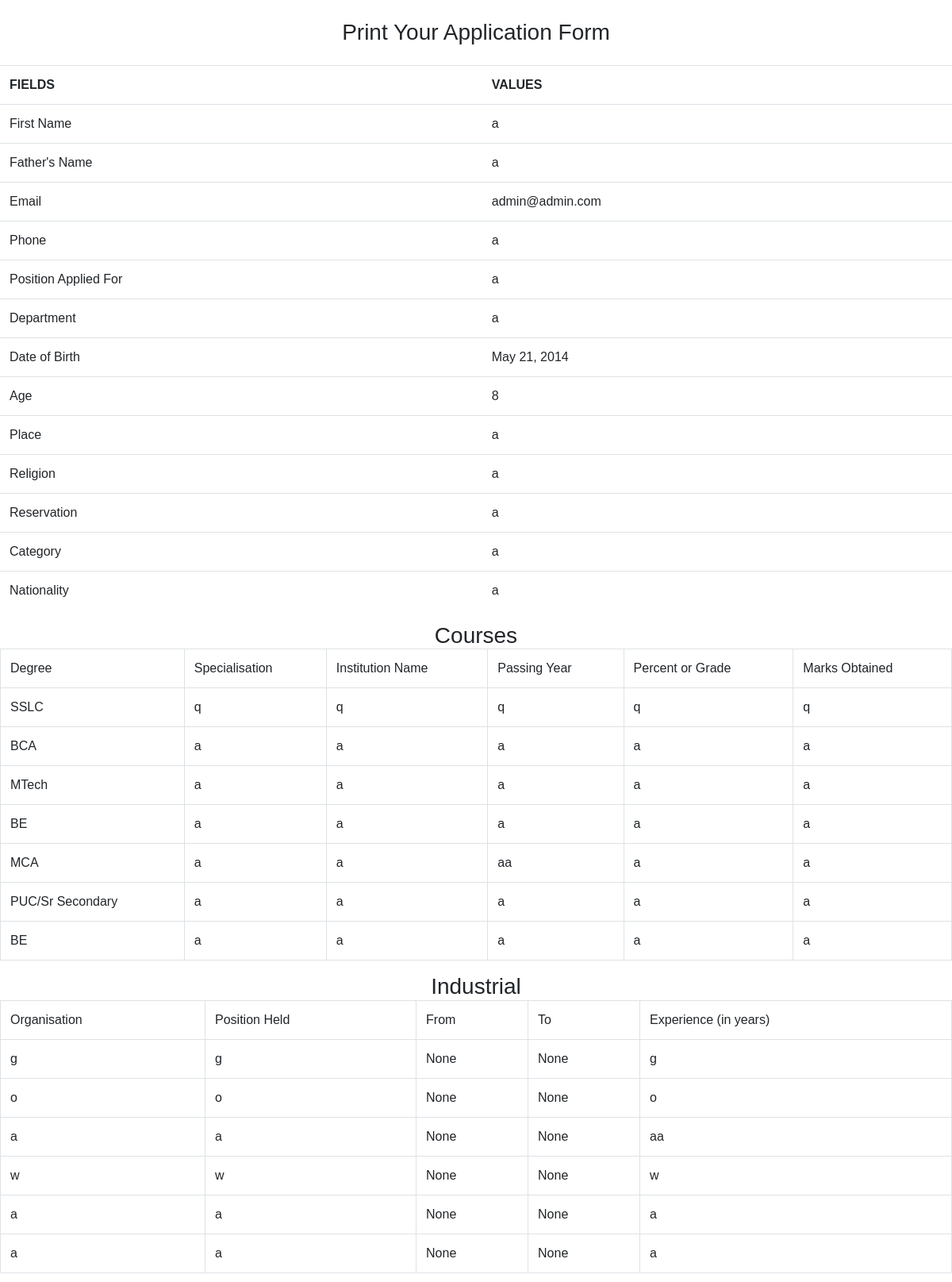
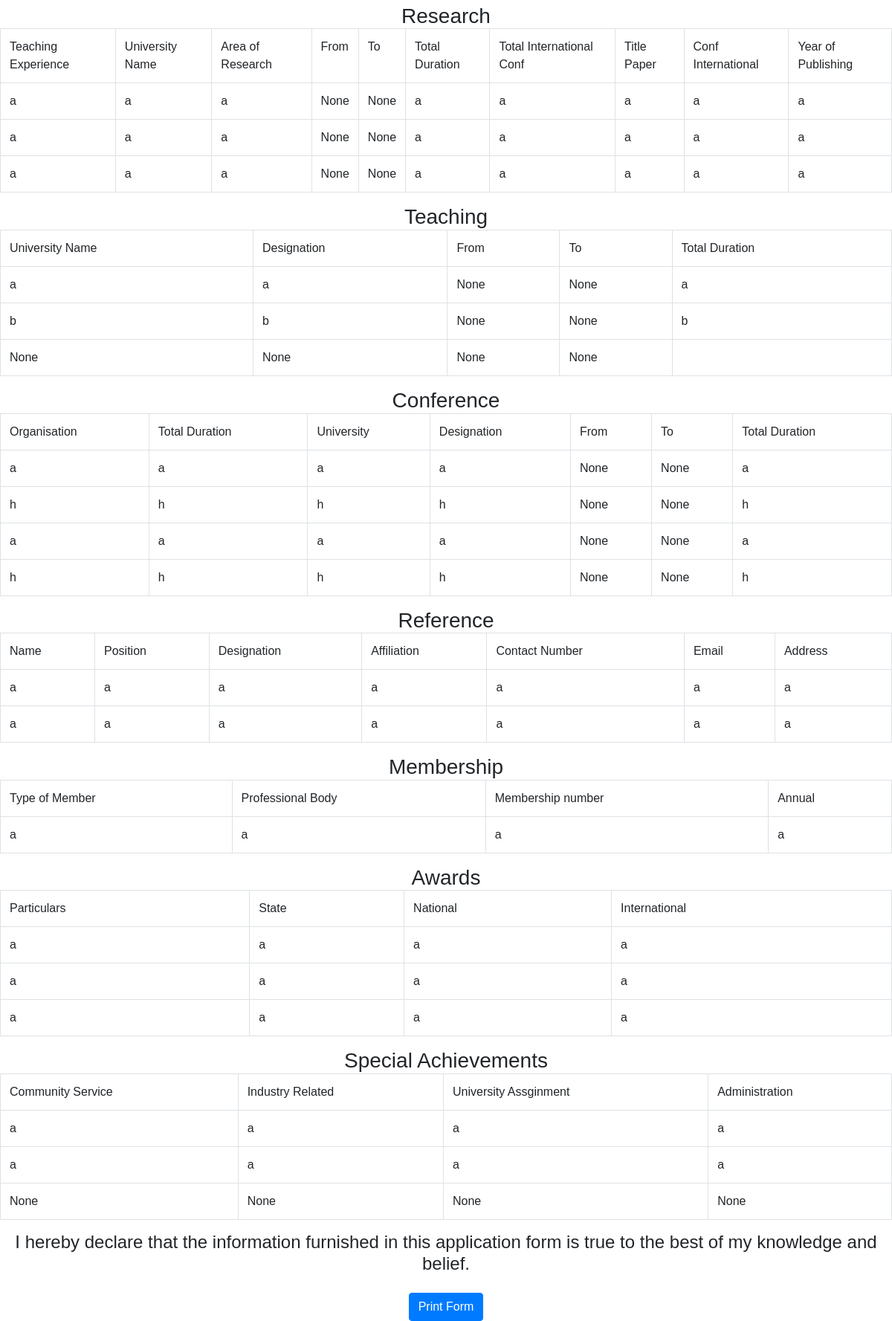
Page /print/ (signed in) on the committed database (2 pictures, top to bottom).
### main/models.py (models this page shows, shortened)
class User(AbstractUser):
	image = models.FileField(upload_to='uploads/', blank=True,null=True)
	email = models.EmailField('email address', unique=True)
	phone = models.CharField("Phone", max_length=15, null=True, blank=True)
	position = models.CharField(max_length=20, null=True, blank=True)
	department = models.CharField(max_length=50, null=True, blank=True)
	fathers_name = models.CharField(max_length=50, null=True, blank=True)
	address = models.CharField(max_length=50, null=True, blank=True)
	permanent_address = models.CharField(max_length=50, null=True, blank=True)
	date_of_birth = models.DateField(max_length=8, null=True, blank=True)
	age = models.IntegerField(null=True, blank=True)
	place = models.CharField(max_length=50, null=True, blank=True)
	religion = models.CharField(max_length=50, null=True, blank=True)
	reservation = models.CharField(max_length=50, null=True, blank=True)
	category = models.CharField(max_length=50, null=True, blank=True)
	nationality = models.CharField(max_length=50, null=True, blank=True)
	family_members = models.IntegerField(default=0)
	kannada_speak = models.BooleanField(default=False)
	kannada_read = models.BooleanField(default=False)
	kannada_write = models.BooleanField(default=False)
	english_speak = models.BooleanField(default=False)
	english_read = models.BooleanField(default=False)
	english_write = models.BooleanField(default=False)
	hindi_speak = models.BooleanField(default=False)
	hindi_read = models.BooleanField(default=False)
	hindi_write = models.BooleanField(default=False)
	grade = models.CharField("grade", max_length=50, null=True, blank=True)
	no_member = models.CharField("members", max_length=50, null=True, blank=True)
	year_selection = models.CharField("year selection", max_length=50, null=True, blank=True)
	neft = models.CharField("NEFT", max_length=50, null=True, blank=True)
	uti = models.CharField("UTR", max_length=35, null=True, blank=True)
	Date = models.DateField(max_length=8, null=True, blank=True)
	Amount = models.CharField("Amount", max_length=35, null=True, blank=True, default='500')
	Bank = models.CharField("Bank", max_length=35, null=True, blank=True)
	Branch = models.CharField("Branch", max_length=35, null=True, blank=True)
	ifsc = models.CharField("IFSC", max_length=10, null=True, blank=True)
	USERNAME_FIELD = 'email'
	REQUIRED_FIELDS = ['username']

class Course(models.Model):
	Applicant = models.ForeignKey("User", on_delete=models.CASCADE)
	Degree = models.ForeignKey("Degree", on_delete=models.CASCADE)
	Specialisation = models.CharField(max_length=50, null=False, blank=False)
	Institution_Name = models.CharField(max_length=50, null=False, blank=False)
	Passing_Year = models.CharField(max_length=5, null=False, blank=False)
	Percent_or_grade = models.CharField(max_length=5, null=False, blank=False)
	maximum_marks_or_grade = models.CharField(max_length=5, null=False, blank=False)
	file_upload = models.FileField(upload_to='uploads/')

class Degree(models.Model):
	name = models.CharField(max_length=50, null=False, blank=False)
	def __str__(self):
		return self.name

class IndustrialExperience(models.Model):
	faculty = models.ForeignKey("User", on_delete=models.CASCADE)
	organisation = models.CharField("organisation", max_length=50, null=False, blank=False)
	position_held = models.CharField("position held", max_length=50, null=False, blank=False)
	from_date = models.DateField(max_length=8, null=True, blank=True)
	to_date = models.DateField(max_length=8, null=True, blank=True)
	experience_years = models.CharField("experience years", max_length=50, null=False, blank=False)

class Research(models.Model):
	faculty = models.ForeignKey("User", on_delete=models.CASCADE)
	total_experience = models.CharField(max_length=50, null=False, blank=False)
	university_name = models.CharField(max_length=50, null=False, blank=False)
	area_reasearch = models.CharField(max_length=50, null=False, blank=False)
	from_date = models.DateField(max_length=8, null=True, blank=True)
	to_date = models.DateField(max_length=8, null=True, blank=True)
	total_duration = models.CharField(max_length=50, null=False, blank=False)
	total_internationalConf = models.CharField(max_length=50, null=False, blank=False)
	title_paper = models.CharField(max_length=50, null=False, blank=False)
	conf_International = models.CharField(max_length=50, null=False, blank=False)
	year_month_pub = models.CharField(max_length=50, null=False, blank=False)

class TeachingExperience(models.Model):
	faculty = models.ForeignKey("User", on_delete=models.CASCADE)
	university_name = models.CharField(max_length=50, null=True, blank=False)
	designation = models.CharField(max_length=50, null=True, blank=False)
	from_date = models.DateField(max_length=8, null=True, blank=True)
	to_date = models.DateField(max_length=8, null=True, blank=True)
	total_duration = models.CharField("total duration", max_length=50, null=False, blank=False)

class Conference(models.Model):
	faculty = models.ForeignKey("User", on_delete=models.CASCADE)
	conf_conducted_org = models.CharField("organisation", max_length=50, null=False, blank=False)
	total_experience = models.CharField("experience", max_length=50, null=False, blank=False)
	university = models.CharField("university", max_length=50, null=False, blank=False)
	designation = models.CharField("designationsi", max_length=50, null=False, blank=False)
	from_date = models.DateField(max_length=8, null=True, blank=True)
	to_date = models.DateField(max_length=8, null=True, blank=True)
	total_duration = models.CharField("total duration", max_length=50, null=True, blank=False)

class Referral(models.Model):
	faculty = models.ForeignKey("User", on_delete=models.CASCADE)
	name = models.CharField("name", max_length=50, null=False, blank=False)
	position = models.CharField("position", max_length=50, null=False, blank=False)
	designation = models.CharField("designation", max_length=50, null=False, blank=False)
	affiliation = models.CharField("affiliation", max_length=50, null=False, blank=False)
	contact_no = models.CharField("contact no", max_length=50, null=False, blank=False)
	email = models.CharField("email", max_length=50, null=False, blank=False)
	address = models.CharField("address", max_length=50, null=False, blank=False)

class Membership(models.Model):
	faculty = models.ForeignKey("User", on_delete=models.CASCADE)
	type_of_member = models.CharField(max_length=50,null=True, blank=False)
	professional_body = models.CharField(max_length=50, null=True, blank=False)
	membership_no = models.CharField(max_length=50, null=True, blank=False)
	annual = models.CharField(max_length=50, null=False, blank=False)

class Awards(models.Model):
	faculty = models.ForeignKey("User", on_delete=models.CASCADE)
	Spec_awards_particulars = models.CharField("Particulars", max_length=50, null=False, blank=False)
	state = models.CharField("State", max_length=50, null=False, blank=False)
	national = models.CharField("National", max_length=50, null=False, blank=False)
	international = models.CharField("International", max_length=50, null=False, blank=False)

class SpecialAchievement(models.Model):
	faculty = models.ForeignKey("User", on_delete=models.CASCADE)
	community_service = models.CharField("community services", max_length=250, null=True, blank=True)
	industry_related = models.CharField("industry related", max_length=50, null=True, blank=True)
	university_assignment = models.CharField("university assignment", max_length=50, null=True, blank=True)
	administration = models.CharField("administration", max_length=50, null=True, blank=True)

### main/views.py (the view)
# urls.py: path('print/', views.printView, name='print')
def printView(request):
	template_name='print.html'
	User = get_user_model()
	faculty = User.objects.get(username=request.user.username)
	courses = Course.objects.filter(Applicant=request.user.pk)
	documents = DocumentUpload.objects.filter(uploaded_by=request.user.pk)
	referrals = Referral.objects.filter(faculty=request.user.pk)
	awards = Awards.objects.filter(faculty=request.user.pk)
	industrial = IndustrialExperience.objects.filter(faculty=request.user.pk)
	teaching = TeachingExperience.objects.filter(faculty=request.user.pk)
	membership = Membership.objects.filter(faculty=request.user.pk)
	conference = Conference.objects.filter(faculty=request.user.pk)
	research = Research.objects.filter(faculty=request.user.pk)
	special = SpecialAchievement.objects.filter(faculty=request.user.pk)
	declaration = Declaration.objects.filter(faculty=request.user.pk)
	achievement = SpecialAchievement.objects.filter(faculty=request.user.pk)
	context = {
	"faculty" : faculty,
	"courses" : courses,
	"achievements" : achievement,
	"documents" : documents,
	"referrals" : referrals,
	"awards" : awards,
	"industrial" : industrial,
	"teaching" : teaching,
	"membership" : membership,
	"conference" : conference,
	"research" : research,
	"special" : special,
	"declaration" : declaration,
	}
	return render(request, template_name, context)

### main/templates/print.html (shortened to what this page needs)
<!DOCTYPE HTML>
{% load widget_tweaks %}
{% load static %}
<head>
	<link rel="stylesheet" href="https://cdnjs.cloudflare.com/ajax/libs/twitter-bootstrap/4.0.0-alpha.6/css/bootstrap.min.css"></script>
	<link rel="stylesheet" href="https://maxcdn.bootstrapcdn.com/font-awesome/4.7.0/css/font-awesome.min.css"></script>
	<link rel="stylesheet" type="text/css" href="{% static 'css/main.css' %}">
</head>
<body>
	<h3 style="padding:2%;text-align:center;">Print Your Application Form</h3>
<table class="table table bordered">
	<tr>
		<th><b>FIELDS</b></th>
		<th><b>VALUES</b></th>
	</tr>
	<tr>
		<td>First Name</td>
		<td>{{faculty.first_name}}</td>
	</tr>
	<tr>
		<td>Father's Name</td>
		<td>{{faculty.fathers_name}}</td>
	</tr>
	<tr>
		<td>Email</td>
		<td>{{faculty.email}}</td>
	</tr>
	<tr>
		<td>Phone</td>
		<td>{{faculty.phone}}</td>
	</tr>
	<tr>
		<td>Position Applied For</td>
		<td>{{faculty.position}}</td>
	</tr>
	<tr>
		<td>Department</td>
		<td>{{faculty.department}}</td>
	</tr>
	<tr>
		<td>Date of Birth</td>
		<td>{{faculty.date_of_birth}}</td>
	</tr>
	<tr>
		<td>Age</td>
		<td>{{faculty.age}}</td>
	</tr>
	<tr>
		<td>Place</td>
		<td>{{faculty.place}}</td>
	</tr>
	<tr>
		<td>Religion</td>
		<td>{{faculty.religion}}</td>
	</tr>
	<tr>
		<td>Reservation</td>
		<td>{{faculty.reservation}}</td>
	</tr>
	<tr>
		<td>Category</td>
		<td>{{faculty.category}}</td>
	</tr>
	<tr>
		<td>Nationality</td>
		<td>{{faculty.nationality}}</td>
	</tr>
</table>
	<h3 style="text-align:center;">Courses</h3>
	<table class="table table-bordered">
		<tr>
			<th>Degree</th>
			<th>Specialisation</th>
			<th>Institution Name</th>
			<th>Passing Year</th>
			<th>Percent or Grade</th>
			<th>Marks Obtained</th>
		</tr>
		{%for course in courses %}
		<tr>
			<td>{{course.Degree}}</td>
			<td>{{course.Specialisation}}</td>
			<td>{{course.Institution_Name}}</td>
			<td>{{course.Passing_Year}}</td>
			<td>{{course.Percent_or_grade}}</td>
			<td>{{course.maximum_marks_or_grade}}</td>
		</tr>
	{% endfor %}
	</table>
	<h3 style="text-align:center;">Industrial</h3>
	<table class="table table-bordered">
		<tr>
			<th>Organisation</th>
			<th>Position Held</th>
			<th>From</th>
			<th>To</th>
			<th>Experience (in years)</th>
		</tr>
		{%for ind in industrial %}
		<tr>
			<td>{{ind.organisation}}</td>
			<td>{{ind.position_held}}</td>
			<td>{{ind.from_date}}</td>
			<td>{{ind.to_date}}</td>
			<td>{{ind.experience_years}}</td>
		</tr>
	{% endfor %}
	</table>
	<h3 style="text-align:center;">Research</h3>
	<table class="table table-bordered">
		<tr>
			<th>Teaching Experience</th>
			<th>University Name</th>
			<th>Area of Research</th>
			<th>From</th>
			<th>To</th>
			<th>Total Duration</th>
			<th>Total International Conf</th>
			<th>Title Paper</th>
			<th>Conf International</th>
			<th>Year of Publishing</th>
		</tr>
		{%for res in research %}
		<tr>
			<td>{{res.total_experience}}</td>
			<td>{{res.university_name}}</td>
			<td>{{res.area_reasearch}}</td>
			<td>{{res.from_date}}</td>
			<td>{{res.to_date}}</td>
			<td>{{res.total_duration}}</td>
			<td>{{res.total_internationalConf}}</td>
			<td>{{res.title_paper}}</td>
			<td>{{res.conf_International}}</td>
			<td>{{res.year_month_pub}}</td>
		</tr>
	{% endfor %}
	</table>
	<h3 style="text-align:center;">Teaching</h3>
	<table class="table table-bordered">
		<tr>
			<th>University Name</th>
			<th>Designation</th>
			<th>From</th>
			<th>To</th>
			<th>Total Duration</th>
		</tr>
		{%for teach in teaching %}
		<tr>
			<td>{{teach.university_name}}</td>
			<td>{{teach.designation}}</td>
			<td>{{teach.from_date}}</td>
			<td>{{teach.to_date}}</td>
			<td>{{teach.total_duration}}</td>
		</tr>
	{% endfor %}
	</table>
	<h3 style="text-align:center;">Conference</h3>
	<table class="table table-bordered">
		<tr>
			<th>Organisation</th>
			<th>Total Duration</th>
			<th>University</th>
			<th>Designation</th>
			<th>From</th>
			<th>To</th>
			<th>Total Duration</th>
		</tr>
		{%for con in conference %}
		<tr>
			<td>{{con.conf_conducted_org}}</td>
			<td>{{con.total_experience}}</td>
			<td>{{con.university}}</td>
			<td>{{con.designation}}</td>
			<td>{{con.from_date}}</td>
			<td>{{con.to_date}}</td>
			<td>{{con.total_duration}}</td>
		</tr>
	{% endfor %}
	</table>
	<h3 style="text-align:center;">Reference</h3>
	<table class="table table-bordered">
		<tr>
			<th>Name</th>
			<th>Position</th>
			<th>Designation</th>
			<th>Affiliation</th>
			<th>Contact Number</th>
			<th>Email</th>
			<th>Address</th>
		</tr>
		{%for ref in referrals %}
		<tr>
			<td>{{ref.name}}</td>
			<td>{{ref.position}}</td>
			<td>{{ref.designation}}</td>
			<td>{{ref.affiliation}}</td>
			<td>{{ref.contact_no}}</td>
			<td>{{ref.email}}</td>
			<td>{{ref.address}}</td>
		</tr>
	{% endfor %}
	</table>
	<h3 style="text-align:center;">Membership</h3>
	<table class="table table-bordered">
		<tr>
			<th>Type of Member</th>
			<th>Professional Body</th>
			<th>Membership number</th>
			<th>Annual</th>
		</tr>
		{%for mem in membership %}
		<tr>
			<td>{{mem.type_of_member}}</td>
			<td>{{mem.professional_body}}</td>
			<td>{{mem.membership_no}}</td>
			<td>{{mem.annual}}</td>
		</tr>
	{% endfor %}
	</table>
	<h3 style="text-align:center;">Awards</h3>
	<table class="table table-bordered">
		<tr>
			<th>Particulars</th>
			<th>State</th>
			<th>National</th>
			<th>International</th>
		</tr>
		{%for award in awards %}
		<tr>
			<td>{{award.Spec_awards_particulars}}</td>
			<td>{{award.state}}</td>
			<td>{{award.national}}</td>
			<td>{{award.international}}</td>
		</tr>
	{% endfor %}
	</table>
	<h3 style="text-align:center;">Special Achievements</h3>
	<table class="table table-bordered">
		<tr>
			<th>Community Service</th>
			<th>Industry Related</th>
			<th>University Assginment</th>
			<th>Administration</th>
		</tr>
		{%for achievement in achievements %}
		<tr>
			<td>{{achievement.community_service}}</td>
			<td>{{achievement.industry_related}}</td>
			<td>{{achievement.university_assignment}}</td>
			<td>{{achievement.administration}}</td>
		</tr>
	{% endfor %}
	</table>
	<h4 style="text-align:center;">I hereby declare that the information furnished in this application form is true to the best of my knowledge and belief.</h4><br>
<center><button id="print" type="button" class="btn btn-primary">Print Form</button></center>

### main/static/css/main.css (style rules this page uses)
* { margin: 0px; padding: 0px; box-sizing: border-box; }
body, html { height: 100%; font-family: sans-serif; }
h1,h2,h3,h4,h5,h6 { margin: 0px; }
button { outline: none !important; border: none; background: transparent; }
table { width: 100%; }
th, td { font-weight: unset; padding-right: 10px; }

### rows in the picture
User: first_name "a", fathers_name "a", email "admin@admin.com", phone "a", position "a", department "a", date_of_birth "May 21, 2014", age "8", place "a", religion "a", reservation "a", category "a", nationality "a"
Course: Degree "SSLC", Specialisation "q", Institution_Name "q", Passing_Year "q", Percent_or_grade "q", maximum_marks_or_grade "q"
Course: Degree "BCA", Specialisation "a", Institution_Name "a", Passing_Year "a", Percent_or_grade "a", maximum_marks_or_grade "a"
Course: Degree "MTech", Specialisation "a", Institution_Name "a", Passing_Year "a", Percent_or_grade "a", maximum_marks_or_grade "a"
Course: Degree "BE", Specialisation "a", Institution_Name "a", Passing_Year "a", Percent_or_grade "a", maximum_marks_or_grade "a"
Course: Degree "MCA", Specialisation "a", Institution_Name "a", Passing_Year "aa", Percent_or_grade "a", maximum_marks_or_grade "a"
Course: Degree "PUC/Sr Secondary", Specialisation "a", Institution_Name "a", Passing_Year "a", Percent_or_grade "a", maximum_marks_or_grade "a"
Course: Degree "BE", Specialisation "a", Institution_Name "a", Passing_Year "a", Percent_or_grade "a", maximum_marks_or_grade "a"
IndustrialExperience: organisation "g", position_held "g", from_date "None", to_date "None", experience_years "g"
IndustrialExperience: organisation "o", position_held "o", from_date "None", to_date "None", experience_years "o"
IndustrialExperience: organisation "a", position_held "a", from_date "None", to_date "None", experience_years "aa"
IndustrialExperience: organisation "w", position_held "w", from_date "None", to_date "None", experience_years "w"
IndustrialExperience: organisation "a", position_held "a", from_date "None", to_date "None", experience_years "a"
IndustrialExperience: organisation "a", position_held "a", from_date "None", to_date "None", experience_years "a"
Research: total_experience "a", university_name "a", area_reasearch "a", from_date "None", to_date "None", total_duration "a", total_internationalConf "a", title_paper "a", conf_International "a", year_month_pub "a"
Research: total_experience "a", university_name "a", area_reasearch "a", from_date "None", to_date "None", total_duration "a", total_internationalConf "a", title_paper "a", conf_International "a", year_month_pub "a"
Research: total_experience "a", university_name "a", area_reasearch "a", from_date "None", to_date "None", total_duration "a", total_internationalConf "a", title_paper "a", conf_International "a", year_month_pub "a"
TeachingExperience: university_name "a", designation "a", from_date "None", to_date "None", total_duration "a"
TeachingExperience: university_name "b", designation "b", from_date "None", to_date "None", total_duration "b"
TeachingExperience: university_name "None", designation "None", from_date "None", to_date "None"
Conference: conf_conducted_org "a", total_experience "a", university "a", designation "a", from_date "None", to_date "None", total_duration "a"
Conference: conf_conducted_org "h", total_experience "h", university "h", designation "h", from_date "None", to_date "None", total_duration "h"
Conference: conf_conducted_org "a", total_experience "a", university "a", designation "a", from_date "None", to_date "None", total_duration "a"
Conference: conf_conducted_org "h", total_experience "h", university "h", designation "h", from_date "None", to_date "None", total_duration "h"
Referral: name "a", position "a", designation "a", affiliation "a", contact_no "a", email "a", address "a"
Referral: name "a", position "a", designation "a", affiliation "a", contact_no "a", email "a", address "a"
Membership: type_of_member "a", professional_body "a", membership_no "a", annual "a"
Awards: Spec_awards_particulars "a", state "a", national "a", international "a"
Awards: Spec_awards_particulars "a", state "a", national "a", international "a"
Awards: Spec_awards_particulars "a", state "a", national "a", international "a"
SpecialAchievement: community_service "a", industry_related "a", university_assignment "a", administration "a"
SpecialAchievement: community_service "a", industry_related "a", university_assignment "a", administration "a"
SpecialAchievement: community_service "None", industry_related "None", university_assignment "None", administration "None"
